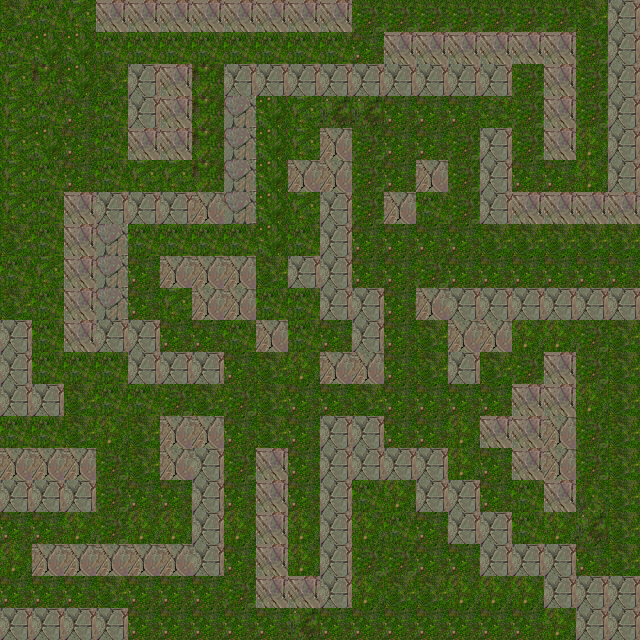

The image is a tile-based game level rendered from a .tmx file. Its description and source (layers, tilesets, objects; grid data summarised) follow:
An orthogonal 20x20 tile map with 32x32 px tiles, 1 tile layer (Layer 0), 2 tilesets.

<map version="1.0" orientation="orthogonal" renderorder="right-down" width="20" height="20" tilewidth="32" tileheight="32" nextobjectid="1">
 <tileset firstgid="1" name="grass" tilewidth="32" tileheight="32" tilecount="16" columns="4">
  <properties>
   <property name="blocked" type="bool" value="false" />
  </properties>
  <image source="grass.png" width="128" height="128" />
  <tile id="0">
   <properties>
    <property name="blocked" type="bool" value="false" />
   </properties>
  </tile>
  <tile id="1">
   <properties>
    <property name="blocked" type="bool" value="false" />
   </properties>
  </tile>
  <tile id="2">
   <properties>
    <property name="blocked" type="bool" value="false" />
   </properties>
  </tile>
  <tile id="3">
   <properties>
    <property name="blocked" type="bool" value="false" />
   </properties>
  </tile>
  <tile id="4">
   <properties>
    <property name="blocked" type="bool" value="false" />
   </properties>
  </tile>
  <tile id="5">
   <properties>
    <property name="blocked" type="bool" value="false" />
   </properties>
  </tile>
  <tile id="6">
   <properties>
    <property name="blocked" type="bool" value="false" />
   </properties>
  </tile>
  <tile id="7">
   <properties>
    <property name="blocked" type="bool" value="false" />
   </properties>
  </tile>
  <tile id="8">
   <properties>
    <property name="blocked" type="bool" value="false" />
   </properties>
  </tile>
  <tile id="9">
   <properties>
    <property name="blocked" type="bool" value="false" />
   </properties>
  </tile>
  <tile id="10">
   <properties>
    <property name="blocked" type="bool" value="false" />
   </properties>
  </tile>
  <tile id="11">
   <properties>
    <property name="blocked" type="bool" value="false" />
   </properties>
  </tile>
  <tile id="12">
   <properties>
    <property name="blocked" type="bool" value="false" />
   </properties>
  </tile>
  <tile id="13">
   <properties>
    <property name="blocked" type="bool" value="false" />
   </properties>
  </tile>
  <tile id="15">
   <properties>
    <property name="blocked" type="bool" value="false" />
   </properties>
  </tile>
 </tileset>
 <tileset firstgid="17" name="rocks" tilewidth="32" tileheight="32" tilecount="16" columns="4">
  <properties>
   <property name="blocked" type="bool" value="true" />
  </properties>
  <image source="rocks.png" width="128" height="128" />
  <tile id="0">
   <properties>
    <property name="blocked" value="true" />
   </properties>
  </tile>
  <tile id="1">
   <properties>
    <property name="blocked" value="true" />
   </properties>
  </tile>
  <tile id="2">
   <properties>
    <property name="blocked" value="true" />
   </properties>
  </tile>
  <tile id="3">
   <properties>
    <property name="blocked" value="true" />
   </properties>
  </tile>
  <tile id="4">
   <properties>
    <property name="blocked" value="true" />
   </properties>
  </tile>
  <tile id="5">
   <properties>
    <property name="blocked" value="true" />
   </properties>
  </tile>
  <tile id="6">
   <properties>
    <property name="blocked" value="true" />
   </properties>
  </tile>
  <tile id="7">
   <properties>
    <property name="blocked" value="true" />
   </properties>
  </tile>
  <tile id="8">
   <properties>
    <property name="blocked" value="true" />
   </properties>
  </tile>
  <tile id="9">
   <properties>
    <property name="blocked" value="true" />
   </properties>
  </tile>
  <tile id="10">
   <properties>
    <property name="blocked" value="true" />
   </properties>
  </tile>
  <tile id="11">
   <properties>
    <property name="blocked" value="true" />
   </properties>
  </tile>
  <tile id="12">
   <properties>
    <property name="blocked" value="true" />
   </properties>
  </tile>
  <tile id="13">
   <properties>
    <property name="blocked" value="true" />
   </properties>
  </tile>
  <tile id="14">
   <properties>
    <property name="blocked" value="true" />
   </properties>
  </tile>
  <tile id="15">
   <properties>
    <property name="blocked" value="true" />
   </properties>
  </tile>
 </tileset>
 <layer name="Layer 0" width="20" height="20">
  <data>[400 cells, 400 non-empty, 15 distinct tile ids]</data>
 </layer>
</map>
